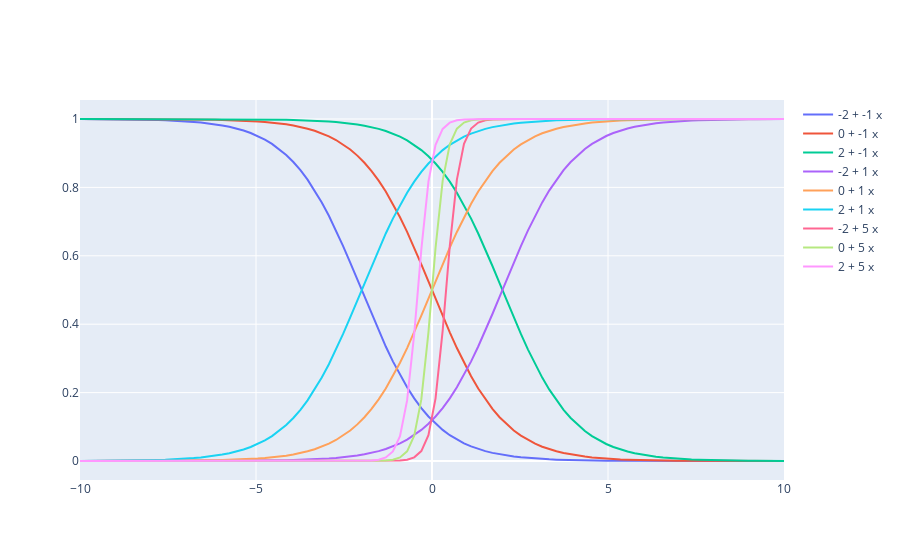

The notebook cell saved with this chart:
### Markdown cell above
Let's explore the shape of $\sigma(\theta_0 + \theta_1x)$, for different values of $\theta_0, \theta_1$. There's quite a bit going on here, so let's use `plotly`.

### Code cell
fig = go.Figure()
for theta1 in [-1,1, 5]:
    for theta0 in [-2, 0, 2]:
        fig.add_trace(go.Scatter(name=f"{theta0} + {theta1} x", x=xs, y=sigma(theta0 + theta1*xs)))
fig
